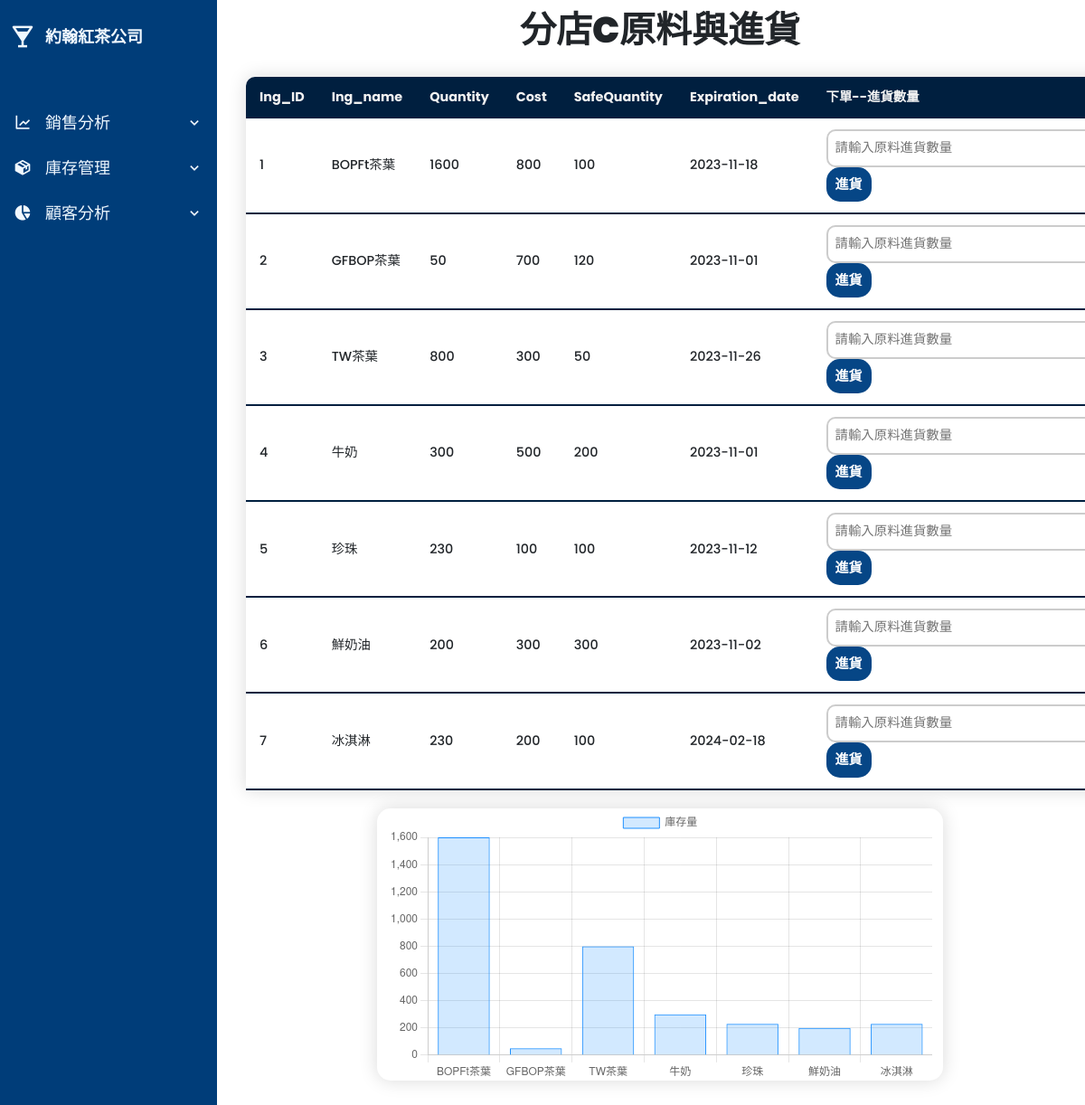
Screenshot of /showIngredient3 with the database file from the repository.
### tables this page shows
CREATE TABLE store3
             (Ing_ID INT PRIMARY KEY NOT NULL,
              Ing_name TEXT NOT NULL,
              Quantity INT NOT NULL,
              Cost INT NOT NULL,
              SafeQuantity INT NOT NULL,
              Expiration_date TEXT NOT NULL);

### web.py (the view)
@app.route('/showIngredient3')
def show_Ingredient3():
    conn = sqlite3.connect('Ingredient.db')
    cursor = conn.cursor()
    cursor.execute("SELECT * FROM store3")
    data_store3 = cursor.fetchall()
    conn.close()
    return render_template('ingredient/Ingredientstore3.html', data_store3=data_store3)

### templates/ingredient/Ingredientstore3.html (shortened to what this page needs)
<!DOCTYPE html>
<html lang="en">
<head>
    <link href='https://unpkg.com/boxicons@2.1.4/css/boxicons.min.css' rel='stylesheet'>
    <link href="https://cdn.jsdelivr.net/npm/bootstrap@5.0.2/dist/css/bootstrap.min.css" rel="stylesheet">
    <link rel="stylesheet" href="https://cdnjs.cloudflare.com/ajax/libs/c3/0.7.18/c3.css">
</head>
<body>
    <div class="sidebar">
        <div class="logo_details">
            <i class='bx bxs-drink'></i>
            <span class="logo_name">約翰紅茶公司</span>
        </div>
        <ul class="nav_links">
            <li>
                <div class="icon_link">
                    <a href="">
                        <i class='bx bx-line-chart' ></i>
                        <span class="link_name">銷售分析</span>
                    </a>
                    <i class='bx bx-chevron-down arrow ' ></i>
                </div>
            </li>
            <li>
                <div class="icon_link">
                    <a href="">
                        <i class='bx bxs-package' ></i>
                        <span class="link_name">庫存管理</span>
                    </a>
                    <i class='bx bx-chevron-down arrow' ></i>
                </div>
            </li>
            <li>
                <div class="icon_link">
                    <a href="#">
                        <i class='bx bxs-pie-chart-alt-2' ></i>
                        <span class="link_name">顧客分析</span>
                    </a>
                    <i class='bx bx-chevron-down arrow' ></i>
                </div>
            </li>
        </ul>
     </div>
    <section class="main-content">
        <h1 id="branchTitle">分店C原料與進貨</h1>
        <div class="container">
            <div class="row">
                <div class="col">
                    <table id="table" class="content_table mx-auto">
                        <thead>
                            <tr>
                                <th>Ing_ID</th>
                                <th>Ing_name</th>
                                <th>Quantity</th>
                                <th>Cost</th>
                                <th>SafeQuantity</th>
                                <th>Expiration_date</th>
                                <th>下單--進貨數量</th>
                            </tr>
                        </thead>
                        {% for row in data_store3 %}
                        <tbody>
                            <tr>
                                <td>{{ row[0] }}</td>
                                <td>{{ row[1] }}</td>
                                <td>{{ row[2] }}</td>
                                <td>{{ row[3] }}</td>
                                <td>{{ row[4] }}</td>
                                <td>{{ row[5] }}</td>
                                <td>
                                    <form action="/addIngredient3" method="post">
                                        <input type="text" name="addquantity" placeholder="請輸入原料進貨數量">
                                        <button class="button" type="submit">進貨</button>
                                    </form>
                                </td>
                            </tr>
                            {% endfor %}
                        </tbody>
                    </table>
                </div>
            </div>
            <div class="row">
                <div class="col-8 mx-auto  chart_style">
                    <canvas id="myChart"></canvas>
                </div>
            </div>
        </div>
    </section>
    <script>
        document.addEventListener('DOMContentLoaded', function() {
            fetch('/api/showIngredient3')
                .then(response => response.json())
                .then(data => {
                    drawChart(data);
                });
            function drawChart(data) {
                const labels = data.map(row => row[1]); // Ing_name
                const quantities = data.map(row => row[2]); // Quantity
                const ctx = document.getElementById('myChart').getContext('2d');
                // Chart.js 畫圖
                const myChart = new Chart(ctx, {
                    type: 'bar',
                    data: {
                        labels: labels,
                        datasets: [{
                            label: '庫存量',
                            data: quantities,
                            backgroundColor: 'rgba(30, 144, 255, 0.2)',
                            borderColor: 'rgba(30, 144, 255, 1)',
                            borderWidth: 1
                        }]
                    },
                    options: {
                        scales: {
                            y: {
                                beginAtZero: true
                            }
                        },
                    }
                });
            }
        });
    </script>
</body>
</html>

### templates/ingredient/Ingredientstore3.html (style rules this page uses)
* { box-sizing: border-box; margin: 0; padding: 0; transition: all .3s; -webkit-box-sizing: border-box; -webkit-transition: all .3s; font-family: 'Poppins', sans-serif; }
.sidebar { position: fixed; top: 0; left:0; height: 100%; width: 240px; color: aliceblue; background-color: #003D79; }
.sidebar .logo_details { height: 80px; width: 100%; display: flex; align-items: center; }
.sidebar .logo_details i { font-size: 30px; color: aliceblue; height:30px; min-width: 50px; text-align: center; line-height: 30px; }
.sidebar .logo_details .logo_name { font-size:18px; color: aliceblue; font-weight: 600; }
.sidebar .nav_links { height: 100%; padding:30px 0 150px 0; overflow: auto; }
.sidebar .nav_links li { position: relative; list-style: none; }
.sidebar .nav_links li .icon_link { display: flex; align-items: center; justify-content: space-between; }
.sidebar .nav_links li i { font-size: 20px; color: aliceblue; height:50px; min-width: 50px; text-align: center; line-height: 50px; transition: all 0.3s ease; }
.sidebar .nav_links li a { display: flex; align-items: center; text-decoration: none; }
.sidebar .nav_links li a .link_name { font-size:18px; font-weight: 500; color: aliceblue; }
.main-content { margin-left: 260px; margin-bottom: 50px; }
.main-content h1 { margin-top: 1%; font-size: 40px; font-weight: 900; text-align: center; }
.content_table { border-collapse: collapse; margin: 20px 25px; font-size: 0.9em; min-width: 500px; border-radius: 10px 10px 0 0; overflow: hidden; box-shadow: 0 0 20px rgba(0,0,0,0.15); }
.content_table thead tr { background-color:#001F3F; color: #f2f2f2; text-align: left; font-weight:700; }
.content_table th, .content_table td { padding: 12px 15px; }
.content_table tbody tr { border-bottom: 1px solid #dddddd; font-weight:500; }
.content_table tbody tr:last-of-type { border-bottom: 2px solid #001F3F; }
.chart_style { max-width: 1000px; border-radius: 15px; overflow: hidden; box-shadow: 0 0 20px rgba(0,0,0,0.15); }
.button { background-color: #064686; color: rgb(255, 255, 255); font-size: 15px; font-weight: 600; padding: 8px 10px; border: none; border-radius: 15px; margin-right: 5px; cursor: pointer; }
input { border: 2px solid #ccc; border-radius: 10px; padding: 8px; }

### rows the page displays
store3: Ing_ID "1", Ing_name "BOPFt茶葉", Quantity "1600", Cost "800", SafeQuantity "100", Expiration_date "2023-11-18"
store3: Ing_ID "2", Ing_name "GFBOP茶葉", Quantity "50", Cost "700", SafeQuantity "120", Expiration_date "2023-11-01"
store3: Ing_ID "3", Ing_name "TW茶葉", Quantity "800", Cost "300", SafeQuantity "50", Expiration_date "2023-11-26"
store3: Ing_ID "4", Ing_name "牛奶", Quantity "300", Cost "500", SafeQuantity "200", Expiration_date "2023-11-01"
store3: Ing_ID "5", Ing_name "珍珠", Quantity "230", Cost "100", SafeQuantity "100", Expiration_date "2023-11-12"
store3: Ing_ID "6", Ing_name "鮮奶油", Quantity "200", Cost "300", SafeQuantity "300", Expiration_date "2023-11-02"
store3: Ing_ID "7", Ing_name "冰淇淋", Quantity "230", Cost "200", SafeQuantity "100", Expiration_date "2024-02-18"
